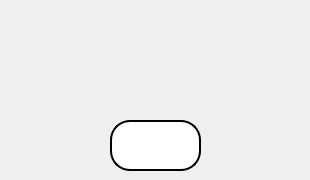
    <widget class="QWidget" name="tab_46">
     <attribute name="title">
      <string>Page</string>
     </attribute>
     <widget class="QLineEdit" name="lineEdit_79">
      <property name="geometry">
       <rect>
        <x>110</x>
        <y>120</y>
        <width>91</width>
        <height>51</height>
       </rect>
      </property>
      <property name="styleSheet">
       <string notr="true">font:20pt &quot;Ubuntu&quot;;
background-color: rgb(255,255,255);
border-radius:20px;
border:2px solid black;</string>
      </property>
      <property name="alignment">
       <set>Qt::AlignCenter</set>
      </property>
     </widget>
     <widget class="QPushButton" name="pushButton_50">
      <property name="geometry">
       <rect>
        <x>10</x>
        <y>110</y>
        <width>71</width>
        <height>61</height>
       </rect>
      </property>
      <property name="styleSheet">
       <string notr="true">image: url(:/images/up2.png);
background-color:transparent;
border:none;</string>
      </property>
      <property name="text">
       <string/>
      </property>
     </widget>
     <widget class="QPushButton" name="pushButton_51">
      <property name="geometry">
       <rect>
        <x>230</x>
        <y>110</y>
        <width>71</width>
        <height>61</height>
       </rect>
      </property>
      <property name="styleSheet">
       <string notr="true">image: url(:/images/d2.png);
background-color:transparent;
border:none;</string>
      </property>
      <property name="text">
       <string/>
      </property>
     </widget>
    </widget>
